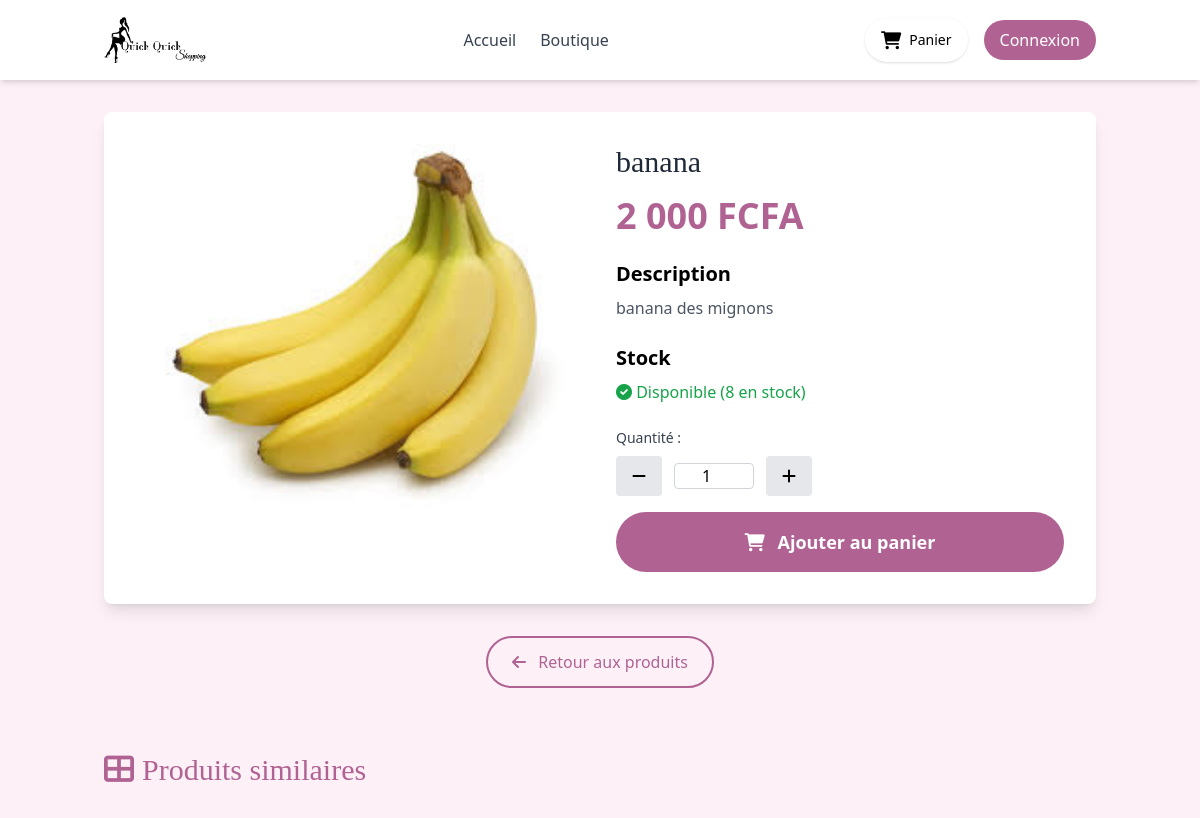
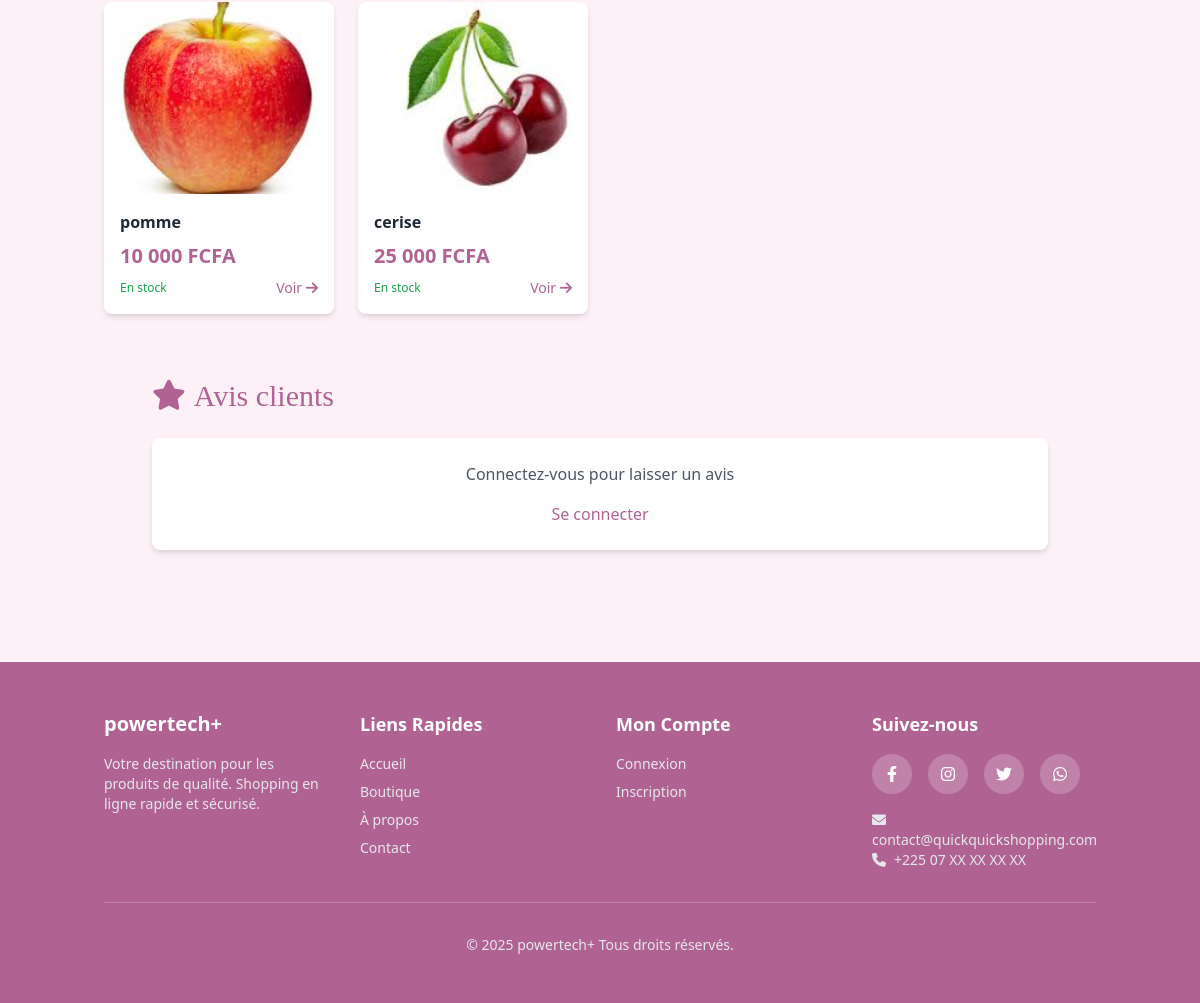
The app's page /product.php?id=3 with its own data (2 pictures, top to bottom).
### tables this page shows
CREATE TABLE `products` (
  `id` int(11) NOT NULL,
  `name` varchar(200) NOT NULL,
  `description` text DEFAULT NULL,
  `price` decimal(10,2) NOT NULL,
  `image` varchar(255) DEFAULT NULL,
  `category_id` int(11) NOT NULL,
  `reference` varchar(100) DEFAULT NULL,
  `seller_id` int(11) NOT NULL,
  `stock_quantity` int(11) DEFAULT 0,
  `status` enum('active','pending','sold_out','deleted') DEFAULT 'pending',
  `created_at` timestamp NOT NULL DEFAULT current_timestamp(),
  `updated_at` timestamp NOT NULL DEFAULT current_timestamp() ON UPDATE current_timestamp()
);

### product.php (the view, shortened to what this page needs)
<?php
include 'config/db.php';
$produit_id = intval($_GET['id'] ?? 0);
$stmt = $bdd->prepare("SELECT p.*, c.name as categorie_nom FROM products p LEFT JOIN categories c ON p.category_id = c.id WHERE p.id = ?");
$stmt->execute([$produit_id]);
$product = $stmt->fetch(PDO::FETCH_ASSOC);
?>
<!DOCTYPE html>
<html lang="fr">
<head>
    <script src="https://cdn.tailwindcss.com"></script>
    <link href="https://cdnjs.cloudflare.com/ajax/libs/font-awesome/6.0.0/css/all.min.css" rel="stylesheet">
</head>
<body class="bg-[#fdf1f7] min-h-screen">
    <header class="bg-white shadow-md sticky top-0 z-50">
        <div class="container mx-auto px-4 py-4">
            <div class="flex items-center justify-between">
                <a href="index.php" class="flex items-center">
                    <img src="images/logo.png" alt="Logo" class="h-12">
                </a>
                <nav class="hidden md:flex space-x-6">
                    <a href="index.php" class="text-gray-700 hover:text-[#b06393] transition">Accueil</a>
                    <a href="products_simple.php" class="text-gray-700 hover:text-[#b06393] transition">Boutique</a>
                </nav>
                <div class="flex items-center space-x-4">
                    <a href="cart.php" class="relative inline-flex items-center bg-orrose text-blanc px-4 py-2 rounded-full text-sm font-medium shadow hover:bg-nude hover:text-noir transition">
                        <i class="fas fa-shopping-cart mr-2 text-lg"></i>Panier
                    </a>
                    <?php if (isset($_SESSION['user_id'])): ?>
                        <a href="logout.php" class="px-4 py-2 text-gray-700 hover:text-[#b06393]">Déconnexion</a>
                    <?php else: ?>
                        <a href="login.php" class="px-4 py-2 bg-[#b06393] text-white rounded-full hover:bg-[#d87eb6] transition">Connexion</a>
                    <?php endif; ?>
                </div>
            </div>
        </div>
    </header>
    <div class="container mx-auto px-4 py-8">
        <div class="grid grid-cols-1 lg:grid-cols-2 gap-8 bg-white rounded-lg shadow-lg p-8">
            <div>
                <img src="<?= htmlspecialchars($product['image'] ?? 'images/no-image.jpg') ?>"
                     alt="<?= htmlspecialchars($product['name']) ?>"
                     class="w-full rounded-lg">
                    </div>
            <div class="space-y-6">
                <div>
                    <h1 class="text-3xl font-serif text-gray-800 mb-4"><?= htmlspecialchars($product['name']) ?></h1>
                    <p class="text-4xl font-bold text-[#b06393] mb-4">
                        <?= number_format($product['price'], 0, ',', ' ') ?> FCFA
                    </p>
                </div>
                <div>
                    <h3 class="text-xl font-semibold mb-2">Description</h3>
                    <p class="text-gray-600"><?= nl2br(htmlspecialchars($product['description'] ?? 'Aucune description disponible')) ?></p>
                        </div>
                <div>
                    <h3 class="text-xl font-semibold mb-2">Stock</h3>
                    <?php if ($product['stock_quantity'] > 0): ?>
                        <p class="text-green-600">
                                    <i class="fas fa-check-circle"></i>
                            Disponible (<?= $product['stock_quantity'] ?> en stock)
                        </p>
                    <?php endif; ?>
                </div>
                <?php if ($product['stock_quantity'] > 0): ?>
                    <form method="POST" class="space-y-4">
                        <div>
                            <label for="quantity" class="block text-sm font-medium text-gray-700 mb-2">Quantité :</label>
                            <div class="flex items-center space-x-3">
                                <button type="button" onclick="decreaseQty()" class="px-4 py-2 bg-gray-200 rounded hover:bg-gray-300 transition">
                                    <i class="fas fa-minus"></i>
                                </button>
                                <input type="number"
                                       id="quantity"
                                       name="quantity"
                                       value="1"
                                       min="1"
                                       max="<?= $product['stock_quantity'] ?>"
                                       class="w-20 text-center border border-gray-300 rounded focus:outline-none focus:border-[#b06393]">
                                <button type="button" onclick="increaseQty()" class="px-4 py-2 bg-gray-200 rounded hover:bg-gray-300 transition">
                                    <i class="fas fa-plus"></i>
                                </button>
                                </div>
                            </div>
                        <button type="submit" name="add_to_cart" class="w-full bg-[#b06393] text-white py-4 rounded-full hover:bg-[#d87eb6] transition font-semibold text-lg">
                            <i class="fas fa-shopping-cart mr-2"></i>
                                Ajouter au panier
                            </button>
                        </form>
                    <?php endif; ?>
                </div>
            </div>
        <div class="text-center mt-8">
            <a href="products.php" class="inline-block px-6 py-3 text-[#b06393] border-2 border-[#b06393] rounded-full hover:bg-[#b06393] hover:text-white transition">
                <i class="fas fa-arrow-left mr-2"></i>
                Retour aux produits
            </a>
                        </div>
                    </div>
    <div class="container mx-auto px-4 py-8">
        <div class="max-w-7xl mx-auto">
            <h2 class="text-3xl font-serif text-[#b06393] mb-8">
                <i class="fas fa-th-large mr-2"></i>Produits similaires
            </h2>
            <?php
            $similar_products = [];
            try {
                $stmt = $bdd->prepare("
                    SELECT p.*, c.name as categorie_nom
                    FROM products p
                    LEFT JOIN categories c ON p.category_id = c.id
                    WHERE p.status = 'active'
                    AND p.category_id = ?
                    AND p.id != ?
                    ORDER BY p.id DESC
                    LIMIT 4
                ");
                $stmt->execute([$product['category_id'], $produit_id]);
                $similar_products = $stmt->fetchAll(PDO::FETCH_ASSOC);
            } catch (Exception $e) {
            }
            ?>
            <?php if (!empty($similar_products)): ?>
                <div class="grid grid-cols-1 md:grid-cols-2 lg:grid-cols-4 gap-6">
                    <?php foreach ($similar_products as $similar): ?>
                        <div class="bg-white rounded-lg shadow-md overflow-hidden hover:shadow-xl transition">
                            <div class="h-48 bg-gray-200 flex items-center justify-center">
                                <?php if (!empty($similar['image'])): ?>
                                    <img src="<?= htmlspecialchars($similar['image']) ?>"
                                         alt="<?= htmlspecialchars($similar['name']) ?>"
                                         class="w-full h-full object-cover">
                                <?php else: ?>
                                    <i class="fas fa-image text-5xl text-gray-300"></i>
                                <?php endif; ?>
                            </div>
                            <div class="p-4">
                                <h3 class="font-semibold text-gray-800 mb-2"><?= htmlspecialchars($similar['name']) ?></h3>
                                <p class="text-xl font-bold text-[#b06393] mb-2">
                                    <?= number_format($similar['price'], 0, ',', ' ') ?> FCFA
                                </p>
                                <div class="flex justify-between items-center">
                                    <?php if ($similar['stock_quantity'] > 0): ?>
                                        <span class="text-xs text-green-600">En stock</span>
                                    <?php else: ?>
                                        <span class="text-xs text-red-600">Épuisé</span>
                                    <?php endif; ?>
                                    <a href="product.php?id=<?= $similar['id'] ?>" class="text-[#b06393] hover:text-[#d87eb6] text-sm">
                                        Voir <i class="fas fa-arrow-right"></i>
                                    </a>
                        </div>
                    </div>
                        </div>
                    <?php endforeach; ?>
                    </div>
            <?php else: ?>
                <div class="bg-white rounded-lg shadow-md p-8 text-center text-gray-500">
                    Aucun produit similaire pour le moment
                </div>
            <?php endif; ?>
                </div>
            </div>
    <div class="container mx-auto px-4 py-8">
        <div class="max-w-4xl mx-auto">
            <h2 class="text-3xl font-serif text-[#b06393] mb-6">
                <i class="fas fa-star mr-2"></i>Avis clients
            </h2>
            <?php if (isset($_SESSION['user_id'])): ?>
                <div class="bg-white rounded-lg shadow-md p-6 mb-8" id="reviewForm">
                    <h3 class="text-xl font-semibold mb-4">Donnez votre avis</h3>
                    <div class="mb-4">
                        <label class="block text-sm font-medium text-gray-700 mb-2">Note</label>
                        <div class="flex space-x-2" id="ratingStars">
                            <?php for($i = 1; $i <= 5; $i++): ?>
                                <button type="button" class="text-3xl text-gray-300 hover:text-yellow-400" onclick="setRating(<?= $i ?>)">
                                    <i class="fas fa-star" data-star="<?= $i ?>"></i>
                                </button>
                            <?php endfor; ?>
                                        </div>
                        <input type="hidden" id="selectedRating" value="0">
                                    </div>
                    <div class="mb-4">
                        <label class="block text-sm font-medium text-gray-700 mb-2">Commentaire</label>
                        <textarea id="reviewComment" rows="4" class="w-full px-4 py-2 border border-gray-300 rounded"></textarea>
                                    </div>
                    <button onclick="submitReview()" class="bg-[#b06393] text-white px-6 py-2 rounded hover:bg-[#d87eb6] transition">
                        Envoyer mon avis
                    </button>
                                </div>
            <?php else: ?>
                <div class="bg-white rounded-lg shadow-md p-6 mb-8 text-center">
                    <p class="text-gray-600 mb-4">Connectez-vous pour laisser un avis</p>
                    <a href="login.php" class="text-[#b06393] hover:underline">Se connecter</a>
                    </div>
            <?php endif; ?>
        </div>
    </div>
    <?php include 'includes/footer.php'; ?>
</body>
</html>

### records on screen
products: image (picture), name "banana", price "2 000", description "banana des mignons", stock_quantity "8", quantity "1"
products: image+name (picture), name "pomme", price "10 000", stock_quantity "En stock"
products: image+name (picture), name "cerise", price "25 000", stock_quantity "En stock"
